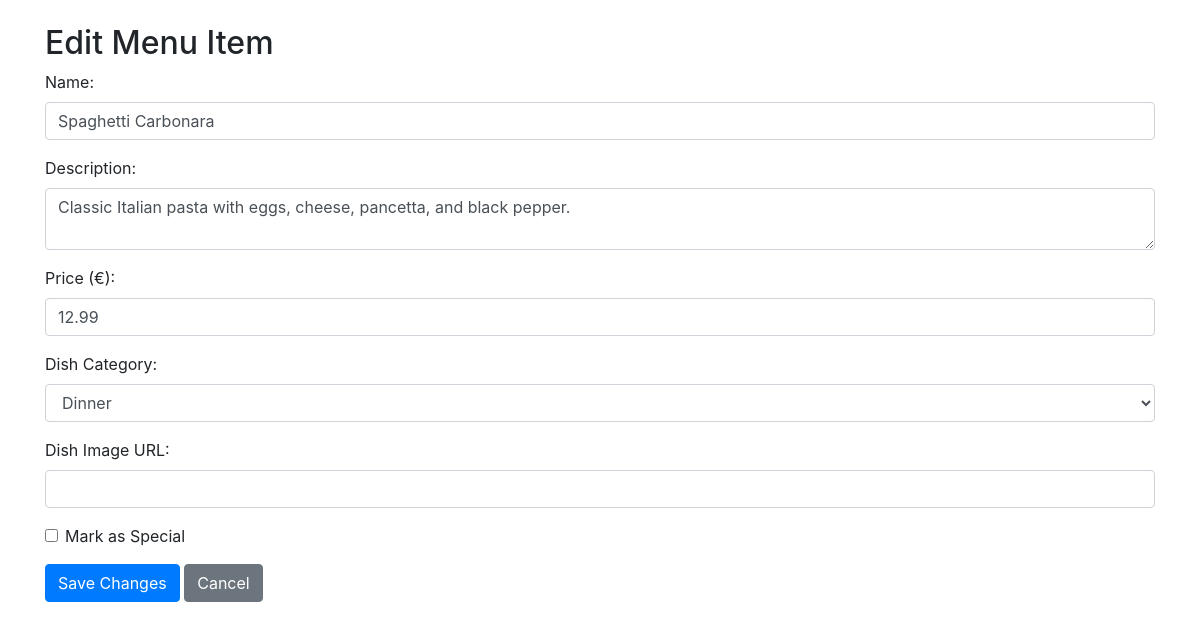
Screenshot of /admin/edit_menu.php?id=1 (signed in) with the database file from the repository.
### tables this page shows
CREATE TABLE `menus` (
    `id` INT AUTO_INCREMENT PRIMARY KEY,
    `restaurant_id` INT NOT NULL,
    `name` VARCHAR(255) NOT NULL,
    `description` TEXT,
    `price` DECIMAL(10, 2) NOT NULL,
    `dish` VARCHAR(255) NOT NULL,
    `is_special` BOOLEAN DEFAULT FALSE,
    `dish_image` VARCHAR(255),
    `created_at` DATETIME DEFAULT CURRENT_TIMESTAMP,
    `updated_at` DATETIME DEFAULT CURRENT_TIMESTAMP ON UPDATE CURRENT_TIMESTAMP,
    FOREIGN KEY (`restaurant_id`) REFERENCES `restaurants`(`id`) ON DELETE CASCADE
);

### admin/edit_menu.php (the view, shortened to what this page needs)
<?php
include_once "../config.php";
$restaurant_id = $_SESSION["restaurant_id"];
$menu_id = $_GET['id'];
try {
    $stmt = $connect->prepare("SELECT * FROM menus WHERE id = :id AND restaurant_id = :restaurant_id");
    $stmt->bindParam(':id', $menu_id, PDO::PARAM_INT);
    $stmt->bindParam(':restaurant_id', $restaurant_id, PDO::PARAM_INT);
    $stmt->execute();
    $menu_item = $stmt->fetch(PDO::FETCH_ASSOC);
} catch (PDOException $error) {
    $message = "Error fetching menu item: " . $error->getMessage();
}
?>
<!DOCTYPE html>
<html lang="en">
<head>
    <link rel="stylesheet" href="https://stackpath.bootstrapcdn.com/bootstrap/4.5.2/css/bootstrap.min.css">
</head>
<body>
    <div class="container mt-4">
        <h2>Edit Menu Item</h2>
        <form method="POST">
            <div class="form-group">
                <label>Name:</label>
                <input type="text" name="name" value="<?= htmlspecialchars($menu_item['name']) ?>" required class="form-control">
            </div>
            <div class="form-group">
                <label>Description:</label>
                <textarea name="description" class="form-control" required><?= htmlspecialchars($menu_item['description']) ?></textarea>
            </div>
            <div class="form-group">
                <label>Price (€):</label>
                <input type="text" name="price" value="<?= htmlspecialchars($menu_item['price']) ?>" required class="form-control">
            </div>
            <div class="form-group">
    <label for="dish">Dish Category:</label>
    <select class="form-control" id="dish" name="dish" required>
        <option value="Dinner" <?= $menu_item['dish'] == 'Dinner' ? 'selected' : '' ?>>Dinner</option>
    </select>
</div>
            <div class="form-group">
                <label>Dish Image URL:</label>
                <input type="text" name="dish_image" value="<?= htmlspecialchars($menu_item['dish_image']) ?>" class="form-control">
            </div>
            <div class="form-group form-check">
                <input type="checkbox" name="is_special" class="form-check-input" <?= $menu_item['is_special'] ? 'checked' : '' ?>>
                <label class="form-check-label">Mark as Special</label>
            </div>
            <button type="submit" class="btn btn-primary">Save Changes</button>
            <a href="index.php" class="btn btn-secondary">Cancel</a>
        </form>
    </div>
</body>
</html>

### rows the page displays
menus: name "Spaghetti Carbonara", description "Classic Italian pasta with eggs, cheese, pancetta, and black pepper.", price "12.99", dish "Dinner"
